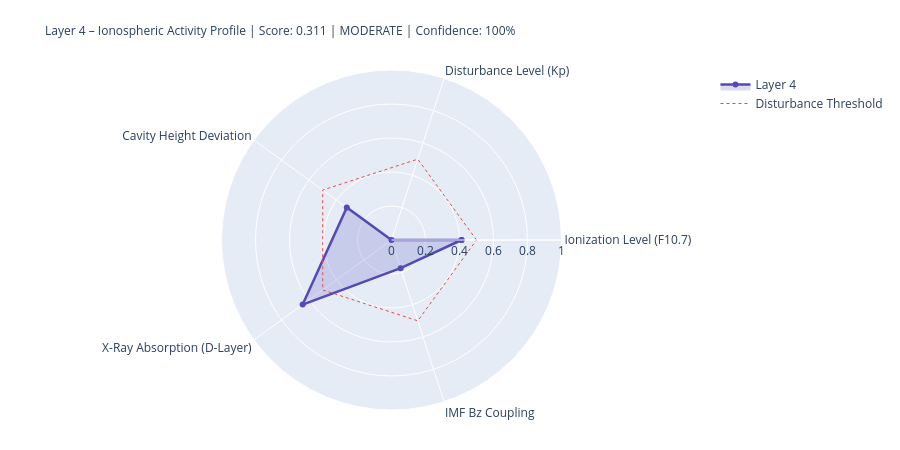

The code cell stored with this chart in its notebook:
### Markdown cell above
---
## 4. State Assessment & Handoff to Layer 5

### Code cell
# ============================================================
# LAYER-4-SCORE
# ============================================================

COMPONENTS = {
    'Ionization Level (F10.7)':    {'score': ioniz,       'source': 'primary' if f107_now else 'from_layer0', 'dynamic': True},
    'Disturbance Level (Kp)':          {'score': disturb,     'source': 'primary' if kp_now   else 'from_layer0', 'dynamic': True},
    'Cavity Height Deviation':    {'score': h_dev,       'source': 'derived',                                'dynamic': True},
    'X-Ray Absorption (D-Layer)':{'score': xray_ioniz,  'source': 'primary' if xray_now else 'missing',     'dynamic': True},
    'IMF Bz Coupling':             {'score': bz_coupling, 'source': 'primary' if bz_now   else 'from_layer0', 'dynamic': True},
}

available    = {k: v['score'] for k, v in COMPONENTS.items() if v['score'] is not None}
unavailable  = [k for k, v in COMPONENTS.items() if v['score'] is None]
layer4_score = round(sum(available.values()) / len(available), 4) if available else None
confidence   = round(len(available) / len(COMPONENTS), 2)
level = ('unknown' if layer4_score is None
         else 'quiet'   if layer4_score < 0.3
         else 'moderate' if layer4_score < 0.6
         else 'active')
dominant_l4 = max(available, key=available.get) if available else 'none'

# Resonance delta for Schumann SR-1
sr1_ref = schumann_freq(1, 80.0)
sr1_now = schumann_freq(1, h_eff)
sr1_delta_mhz = (sr1_now - sr1_ref) * 1000

# Propagation conditions
prop_cond = ('disturbed'   if kp_val > 4
             else 'unsettled' if kp_val > 2
             else 'normal')
if xray_class in ['X', 'M']:
    prop_cond = 'Radio-Blackout moeglich'

W = 68
print('=' * W)
print('LAYER 4 – IONOSPHERE – STATE ASSESSMENT')
print('=' * W)
for name, comp in COMPONENTS.items():
    s = comp['score']
    if s is not None:
        bar = '█' * int(s * 20) + '░' * (20 - int(s * 20))
        print(f'  {name:<36} {bar}  {s:.3f}  [{comp["source"]}]')
    else:
        print(f'  {name:<36} {"─" * 20}  n/a   [missing]')
print('-' * W)
print(f'  Score:          {layer4_score:.3f}  ({len(available)}/{len(COMPONENTS)} components)')
print(f'  Confidence:     {confidence:.0%}')
print(f'  Level:          {level.upper()}')
print(f'  Dominant:       {dominant_l4}')
print(f'  Cavity height:  {h_eff:.1f} km  (Ref: 80.0 km)')
print(f'  SR-1:           {sr1_now:.3f} Hz  (Δ {sr1_delta_mhz:+.1f} mHz vs. ref)')
print(f'  Propagation:    {prop_cond}')
print(f'  X-Ray:          {xray_class}-class  ({xray_now:.2e} W/m²)' if xray_now else '  X-Ray:          n/a')
print('=' * W)

# Radar
cats   = list(available.keys())
vals_r = list(available.values())
if len(cats) >= 3:
    fig = go.Figure()
    fig.add_trace(go.Scatterpolar(
        r=vals_r + [vals_r[0]], theta=cats + [cats[0]],
        fill='toself', fillcolor='rgba(83,74,183,0.20)',
        line=dict(color='#534AB7', width=2.5), name='Layer 4'
    ))
    fig.add_trace(go.Scatterpolar(
        r=[0.5] * (len(cats)+1), theta=cats + [cats[0]],
        line=dict(color='#E24B4A', dash='dot', width=1),
        mode='lines', name='Disturbance Threshold'
    ))
    fig.update_layout(
        title=dict(
            text=f'Layer 4 – Ionospheric Activity Profile | Score: {layer4_score:.3f} | {level.upper()} | Confidence: {confidence:.0%}',
            font=dict(size=12)
        ),
        polar=dict(radialaxis=dict(visible=True, range=[0, 1])),
        height=450, showlegend=True,
        margin=dict(l=80, r=80, t=70, b=40)
    )
    fig.show()

### Figure 1 — Plotly figure (JSON) as saved in the notebook; plotly's stock layout.template omitted (floating-point values rounded to 4 significant figures)
{"data": [{"fill": "toself", "fillcolor": "rgba(83,74,183,0.20)", "line": {"color": "#534AB7", "width": 2.5}, "name": "Layer 4", "r": [0.412, 0.0, 0.325, 0.646, 0.174, 0.412], "theta": ["Ionization Level (F10.7)", "Disturbance Level (Kp)", "Cavity Height Deviation", "X-Ray Absorption (D-Layer)", "IMF Bz Coupling", "Ionization Level (F10.7)"], "type": "scatterpolar"}, {"line": {"color": "#E24B4A", "dash": "dot", "width": 1}, "mode": "lines", "name": "Disturbance Threshold", "r": [0.5, 0.5, 0.5, 0.5, 0.5, 0.5], "theta": ["Ionization Level (F10.7)", "Disturbance Level (Kp)", "Cavity Height Deviation", "X-Ray Absorption (D-Layer)", "IMF Bz Coupling", "Ionization Level (F10.7)"], "type": "scatterpolar"}], "layout": {"height": 450, "margin": {"b": 40, "l": 80, "r": 80, "t": 70}, "polar": {"radialaxis": {"range": [0, 1], "visible": true}}, "showlegend": true, "title": {"font": {"size": 12}, "text": "Layer 4 – Ionospheric Activity Profile | Score: 0.311 | MODERATE | Confidence: 100%"}}}
